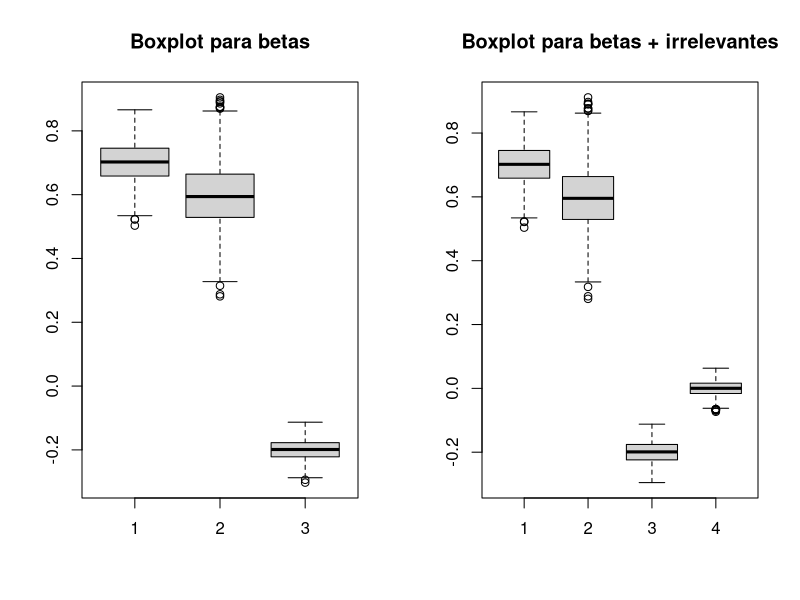
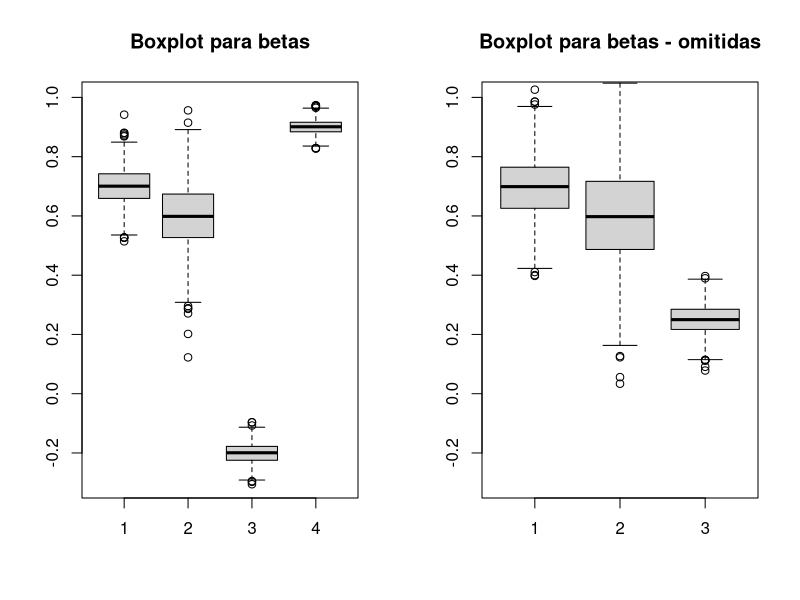
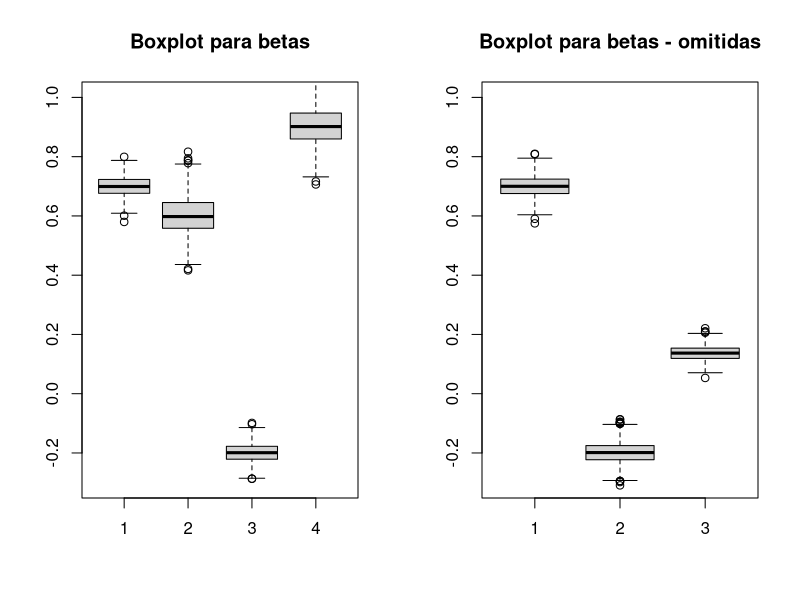
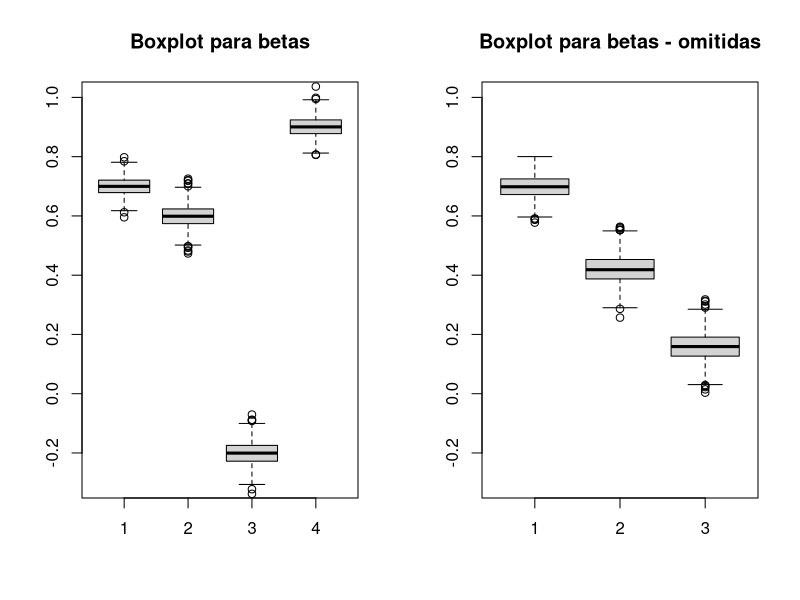
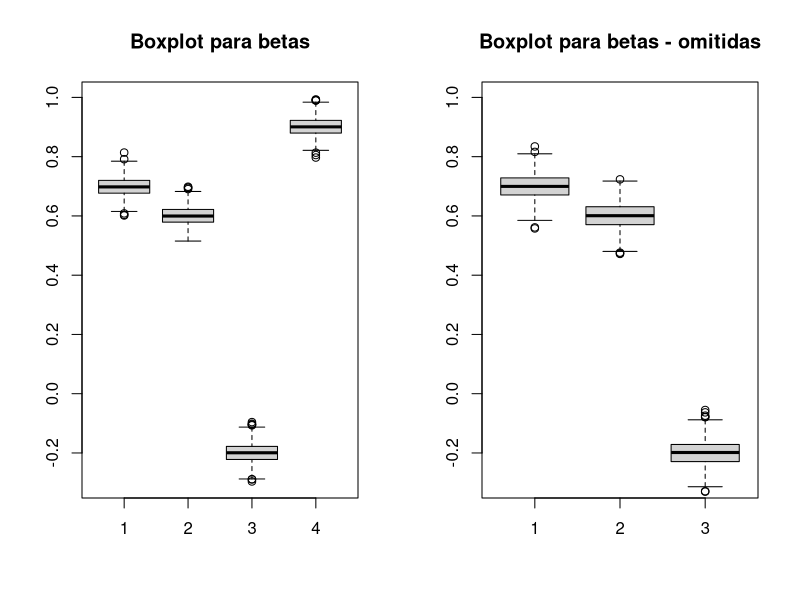
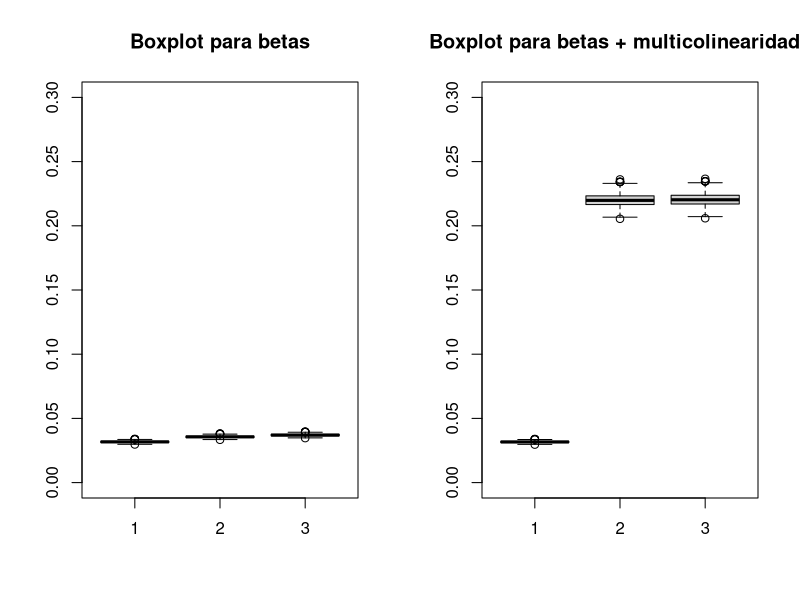

Recreate these plots in R, in order.
## ---- chunk 1
#| echo: true
library(MASS)
n <- 1000
betas <- matrix(NA, ncol = 3, nrow = 1000)
betas_i <- matrix(NA, ncol = 4, nrow = 1000)
for (i in 1:1000) {
  u <- rnorm(n)
  x1 <- runif(n)
  x <- mvrnorm(n, mu = c(0,0), Sigma = matrix(c(1, 0.5, 0.5, 2), 2, 2))
  x2 <- x[,1]
  x3 <- x[,2]
  y <- 0.7 + 0.6*x1 - 0.2*x2 + u
  betas[i, ] <- coef(lm(y ~ x1 + x2))
  betas_i[i, ] <- coef(lm(y ~ x1 + x2 + x3))
}
par(mfrow = c(1, 2))
boxplot(betas)
title("Boxplot para betas")
boxplot(betas_i)
title("Boxplot para betas + irrelevantes")
## ---- chunk 2
#| echo: true
library(MASS)
n <- 1000
betas <- matrix(NA, ncol = 4, nrow = 1000)
betas_o <- matrix(NA, ncol = 3, nrow = 1000)
for (i in 1:1000) {
  u <- rnorm(n)
  x1 <- runif(n)
  x <- mvrnorm(n, mu = c(0,0), Sigma = matrix(c(1, 0.5, 0.5, 2), 2, 2))
  x2 <- x[,1]
  x3 <- x[,2]
  y <- 0.7 + 0.6*x1 - 0.2*x2 + 0.9*x3 + u
  betas[i, ] <- coef(lm(y ~ x1 + x2 + x3))
  betas_o[i, ] <- coef(lm(y ~ x1 + x2))
}
par(mfrow = c(1, 2))
boxplot(betas, ylim = c(-0.3, 1))
title("Boxplot para betas")
boxplot(betas_o, ylim = c(-0.3, 1))
title("Boxplot para betas - omitidas")
## ---- chunk 3
#| echo: true
library(MASS)
n <- 1000
betas <- matrix(NA, ncol = 4, nrow = 1000)
betas_o <- matrix(NA, ncol = 3, nrow = 1000)
for (i in 1:1000) {
  u <- rnorm(n)
  x <- mvrnorm(n, mu = c(0,0,0), Sigma = matrix(c(1, 0.5, -0.7, 0.5, 2, 0.3, -0.7, 0.3, 1), 3, 3))
  x1 <- x[,1]
  x2 <- x[,2]
  x3 <- x[,3]
  y <- 0.7 + 0.6*x1 - 0.2*x2 + 0.9*x3 + u
  betas[i, ] <- coef(lm(y ~ x1 + x2 + x3))
  betas_o[i, ] <- coef(lm(y ~ x1 + x2))
}
par(mfrow = c(1, 2))
boxplot(betas, ylim = c(-0.3, 1))
title("Boxplot para betas")
boxplot(betas_o, ylim = c(-0.3, 1))
title("Boxplot para betas - omitidas")
## ---- chunk 4
#| echo: true
library(MASS)
n <- 1000
betas <- matrix(NA, ncol = 4, nrow = 1000)
betas_o <- matrix(NA, ncol = 3, nrow = 1000)
for (i in 1:1000) {
  u <- rnorm(n)
  x <- mvrnorm(n, mu = c(0,0,0), Sigma = matrix(c(1, 0.5, 0, 0.5, 1, 0.3, 0, 0.3, 1), 3, 3))
  x1 <- x[,1]
  x2 <- x[,2]
  x3 <- x[,3]
  y <- 0.7 + 0.6*x1 - 0.2*x2 + 0.9*x3 + u
  betas[i, ] <- coef(lm(y ~ x1 + x2 + x3))
  betas_o[i, ] <- coef(lm(y ~ x1 + x2))
}
par(mfrow = c(1, 2))
boxplot(betas, ylim = c(-0.3, 1))
title("Boxplot para betas")
boxplot(betas_o, ylim = c(-0.3, 1))
title("Boxplot para betas - omitidas")
## ---- chunk 5
#| echo: true
library(MASS)
n <- 1000
betas <- matrix(NA, ncol = 4, nrow = 1000)
betas_o <- matrix(NA, ncol = 3, nrow = 1000)
for (i in 1:1000) {
  u <- rnorm(n)
  x <- mvrnorm(n, mu = c(0,0,0), Sigma = matrix(c(1, 0, 0, 0, 1, 0, 0, 0, 1), 3, 3))
  x1 <- x[,1]
  x2 <- x[,2]
  x3 <- x[,3]
  y <- 0.7 + 0.6*x1 - 0.2*x2 + 0.9*x3 + u
  betas[i, ] <- coef(lm(y ~ x1 + x2 + x3))
  betas_o[i, ] <- coef(lm(y ~ x1 + x2))
}
par(mfrow = c(1, 2))
boxplot(betas, ylim = c(-0.3, 1))
title("Boxplot para betas")
boxplot(betas_o, ylim = c(-0.3, 1))
title("Boxplot para betas - omitidas")
## ---- chunk 6
#| echo: true
library(MASS)
n <- 1000
vbetas <- matrix(NA, ncol = 3, nrow = 1000)
vbetas_m <- matrix(NA, ncol = 3, nrow = 1000)
x <- mvrnorm(n, mu = c(0,0), Sigma = matrix(c(1, 0.5, 0.5, 1), 2, 2))
x1 <- x[,1]
x2 <- x[,2]
z <- mvrnorm(n, mu = c(0,0), Sigma = matrix(c(1, 0.99, 0.99, 1), 2, 2))
z1 <- z[,1]
z2 <- z[,2]
for (i in 1:1000) {
  u <- rnorm(n)
  y1 <- 0.7 + 0.6*x1 + 0.5*x2 + u
  vbetas[i, ] <- summary(lm(y1 ~ x1 + x2))$coefficients[,2]
  y2 <- 0.7 + 0.6*z1 + 0.5*z2 + u
  vbetas_m[i, ] <- summary(lm(y2 ~ z1 + z2))$coefficients[,2]
}
par(mfrow = c(1, 2))
boxplot(vbetas, ylim = c(0.0, 0.3))
title("Boxplot para betas")
boxplot(vbetas_m, ylim = c(0.0, 0.3))
title("Boxplot para betas + multicolinearidade")
